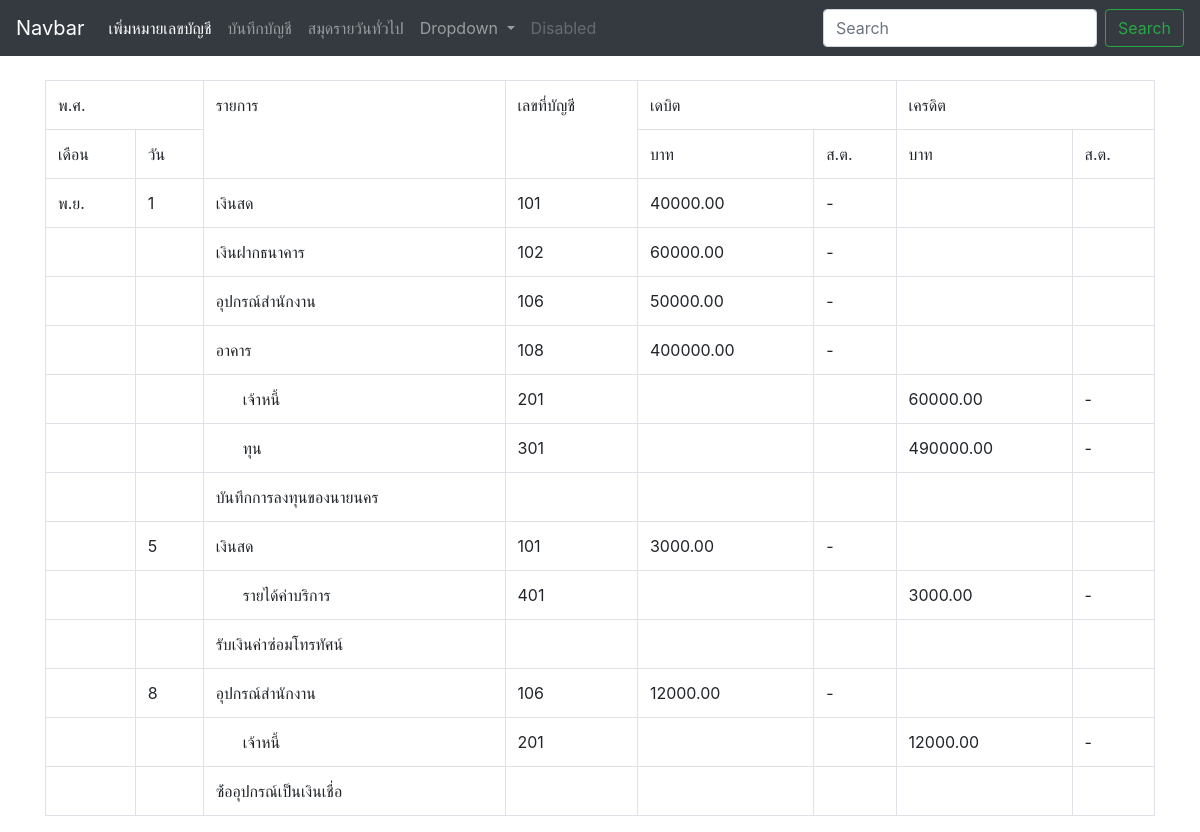
The app's page /general-book.php with its own data.
### tables this page shows
CREATE TABLE `tb_book` (
  `id` int(10) UNSIGNED NOT NULL,
  `date` date NOT NULL,
  `detail` varchar(200) NOT NULL,
  `acc_id` int(10) DEFAULT '0',
  `cost` decimal(9,2) DEFAULT NULL,
  `status` varchar(10) DEFAULT NULL
);

CREATE TABLE `tb_account_number` (
  `acc_id` int(10) NOT NULL,
  `acc_number` varchar(10) NOT NULL,
  `list` varchar(100) NOT NULL
);

### general-book.php (the view, shortened to what this page needs)
<?php
include "config/database.php";
?>
<!doctype html>
<html lang="en">
  <head>
    <link rel="stylesheet" href="bootstrap/css/bootstrap.min.css">
  </head>
  <body>
    <header>
    <?php include "template/header.php"; ?>
    </header>
    <br>
    <div class="container">
      <div class="row">
        <div class="col-12">
          <table class="table table-bordered">
            <tr>
              <td colspan="2">พ.ศ.</td>
              <td rowspan="2">รายการ</td>
              <td rowspan="2">เลขที่บัญชี</td>
              <td colspan="2">เดบิต</td>
              <td colspan="2">เครดิต</td>
            </tr>
            <tr>
              <td>เดือน</td>
              <td>วัน</td>
              <td>บาท</td>
              <td>ส.ต.</td>
              <td>บาท</td>
              <td>ส.ต.</td>
            </tr>
            <?php
            $sql = "SELECT * FROM tb_book book
                             LEFT JOIN tb_account_number acc
                             ON book.acc_id = acc.acc_id
                             ORDER BY date , book.id ASC";
            $result = mysqli_query($conn,$sql);
            $old_month = "";
            $old_day = "";
            while ($data = mysqli_fetch_array($result)) {
            $date = date_create($data['date']);
            $day = date_format($date,'j');
            $month = date_format($date , 'm');
            ?>
            <tr>
              <td>
                <?php
                if ($old_month != $month) {
                  echo monthThai((int)$month);
                  $old_month = $month;
                }
                ?>
              </td>
              <td>
                <?php
                if ($old_day != $day) {
                  echo $day;
                  $old_day = $day;
                }
                ?>
              </td>
              <td>
              <?php
              if ($data['status'] == 'debit') {
                echo $data['list'];
              } else if($data['status'] == 'credit'){
                echo '&nbsp; &nbsp;&nbsp;&nbsp;&nbsp;'.$data['list'];
              } else {
                echo $data['detail'];
              }
              ?>
              </td>
              <td><?php echo $data['acc_number']; ?></td>
              <?php
              if ($data['status'] == 'debit') {
              ?>
              <td><?php echo $data['cost']; ?></td>
              <td>-</td>
              <td></td>
              <td></td>
              <?php
              } else if($data['status'] == 'credit'){
              ?>
                <td></td>
                <td></td>
                <td><?php echo $data['cost']; ?></td>
                <td>-</td>
              <?php
              } else {
                ?>
                  <td></td>
                  <td></td>
                  <td></td>
                  <td></td>
                <?php
              }
              ?>
            </tr>
            <?php
            }
            ?>
          </table>
        </div>
      </div>
    </div>
  </body>
</html>
<?php
  function monthThai($month){
    $num = (int)$month;
    $arr = ["","ม.ค.","ก.พ.","มี.ค.","เม.ย.","พ.ค.","มิ.ย.","ก.ค.","ส.ค.","ก.ย.","ต.ค.","พ.ย.","ธ.ค."];
    return $arr[$num];
  }
?>

### records on screen
tb_book: date "พ.ย.", date "1", acc.list "เงินสด", acc.acc_number "101", cost "40000.00"
tb_book: acc.list "เงินฝากธนาคาร", acc.acc_number "102", cost "60000.00"
tb_book: acc.list "อุปกรณ์สำนักงาน", acc.acc_number "106", cost "50000.00"
tb_book: acc.list "อาคาร", acc.acc_number "108", cost "400000.00"
tb_book: acc.list "เจ้าหนี้", acc.acc_number "201", cost "60000.00"
tb_book: acc.list "ทุน", acc.acc_number "301", cost "490000.00"
tb_book: detail "บันทึกการลงทุนของนายนคร"
tb_book: date "5", acc.list "เงินสด", acc.acc_number "101", cost "3000.00"
tb_book: acc.list "รายได้ค่าบริการ", acc.acc_number "401", cost "3000.00"
tb_book: detail "รับเงินค่าซ่อมโทรทัศน์"
tb_book: date "8", acc.list "อุปกรณ์สำนักงาน", acc.acc_number "106", cost "12000.00"
tb_book: acc.list "เจ้าหนี้", acc.acc_number "201", cost "12000.00"
tb_book: detail "ซ์้ออุปกรณ์เป็นเงินเชื่อ"
